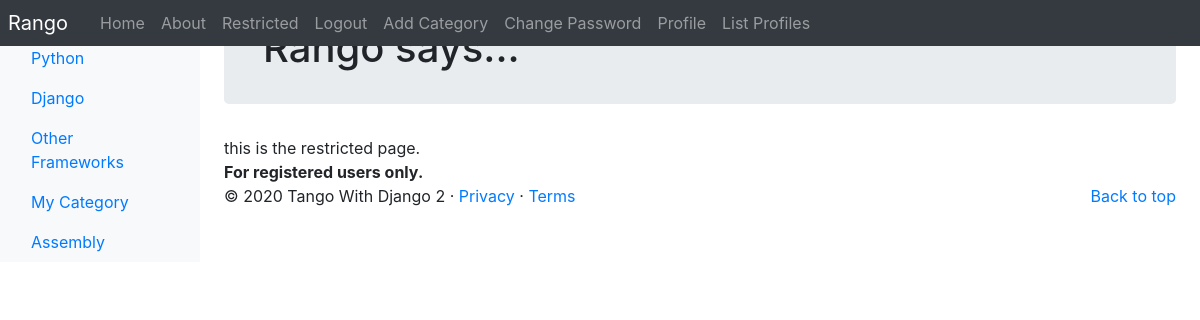
The app's page /rango/restricted/ (signed in), older data.
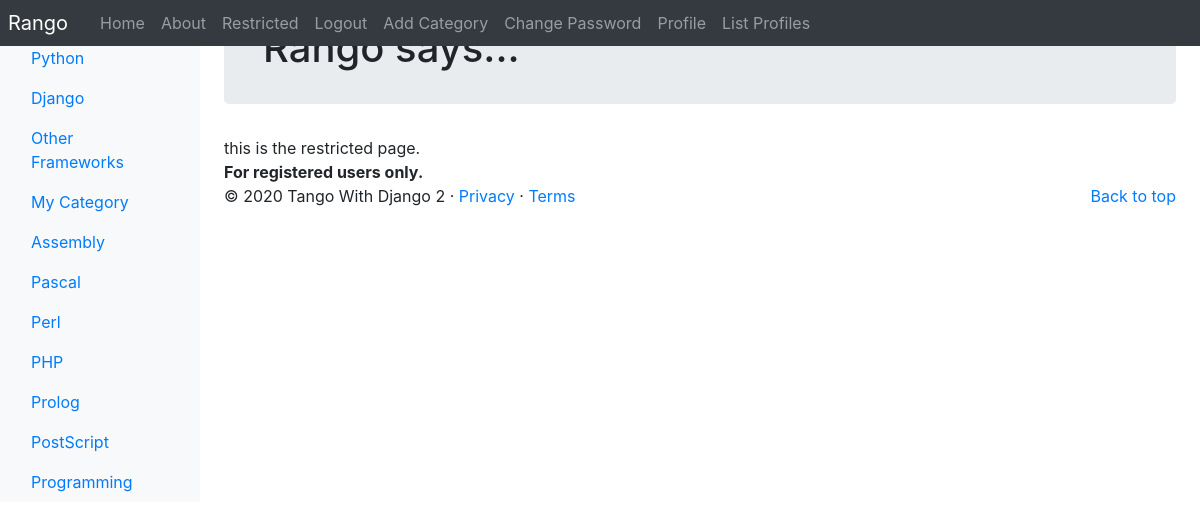
The same page, newer data.
### rango/models.py (models this page shows, shortened)
class Category(models.Model):
    NAME_MAX_LENGTH = 128
    name = models.CharField(max_length=NAME_MAX_LENGTH, unique=True)
    views = models.IntegerField(default=0)
    likes = models.IntegerField(default=0)
    slug = models.SlugField(unique=True)
    class Meta:
        verbose_name_plural = "Categories"

### rango/views.py (the view)
# urls.py: path('restricted/', views.RestrictedView.as_view(), name='restricted'),
class RestrictedView(View):
    @method_decorator(login_required)
    def get(self, request):
        return render(request, 'rango/restricted.html')

### rango/templatetags/rango_template_tags.py (called while the page is built)
@register.inclusion_tag('rango/categories.html')
def get_category_list(current_category=None):
    return {'categories': Category.objects.all(),
            'current_category': current_category}

### templates/rango/restricted.html (shortened to what this page needs)
{% extends 'rango/base.html' %}
{% load staticfiles %}
{% block body_block %}
    <div class="jumbotron p-4">
        <div class="container">
            <h1 class="jumbotron-heading">Rango says...</h1>
        </div>
    </div>
    <div>
        this is the restricted page. <br />
        <strong>For registered users only.</strong><br />
    </div>
{% endblock %}

### templates/rango/categories.html (shortened to what this page needs)
<ul class="nav flex-column">
{% if categories %}
    {% for c in categories %}
        {% if c == current_category %}
            <li class="nav-item">
                <a class="nav-link active" href="{% url 'rango:show_category' c.slug %}">
                    {{ c.name }}
                </a>
            </li>
        {% else %}
            <li class="nav-item">
                <a class="nav-link active" href="{% url 'rango:show_category' c.slug %}">
                    {{ c.name }}
                </a>
            </li>
        {% endif %}
    {% endfor %}
{% else %}
    <li class="nav-item">There are no categories present.</li>
{% endif %}
</ul>

Row changes from the older to the newer data that the page shows:
added Category: name "Pascal"
added Category: name "Perl"
added Category: name "PHP"
added Category: name "Prolog"
added Category: name "PostScript"
added Category: name "Programming"
